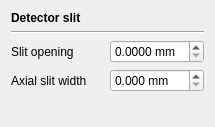
<?xml version="1.0" encoding="UTF-8"?>
<ui version="4.0">
 <class>OpticsConfigPageDslitForm</class>
 <widget class="QWidget" name="OpticsConfigPageDslitForm">
  <property name="geometry">
   <rect>
    <x>0</x>
    <y>0</y>
    <width>215</width>
    <height>127</height>
   </rect>
  </property>
  <property name="windowTitle">
   <string>Form</string>
  </property>
  <layout class="QGridLayout" name="gridLayout">
   <item row="2" column="0">
    <widget class="QLabel" name="label_3">
     <property name="text">
      <string>Slit opening</string>
     </property>
    </widget>
   </item>
   <item row="3" column="0">
    <widget class="QLabel" name="label_2">
     <property name="text">
      <string>Axial slit width</string>
     </property>
    </widget>
   </item>
   <item row="1" column="0" colspan="2">
    <widget class="Line" name="line">
     <property name="orientation">
      <enum>Qt::Horizontal</enum>
     </property>
    </widget>
   </item>
   <item row="0" column="0" colspan="2">
    <widget class="QLabel" name="label">
     <property name="font">
      <font>
       <weight>75</weight>
       <bold>true</bold>
      </font>
     </property>
     <property name="text">
      <string>Detector slit</string>
     </property>
    </widget>
   </item>
   <item row="2" column="1">
    <widget class="QDoubleSpinBox" name="doubleSpinBoxDetW">
     <property name="toolTip">
      <string>DetW</string>
     </property>
     <property name="suffix">
      <string> mm</string>
     </property>
     <property name="decimals">
      <number>4</number>
     </property>
     <property name="maximum">
      <double>10.000000000000000</double>
     </property>
     <property name="singleStep">
      <double>0.010000000000000</double>
     </property>
    </widget>
   </item>
   <item row="3" column="1">
    <widget class="QDoubleSpinBox" name="doubleSpinBoxDetH">
     <property name="toolTip">
      <string>DetH</string>
     </property>
     <property name="suffix">
      <string> mm</string>
     </property>
     <property name="decimals">
      <number>3</number>
     </property>
    </widget>
   </item>
   <item row="4" column="0">
    <spacer name="verticalSpacer">
     <property name="orientation">
      <enum>Qt::Vertical</enum>
     </property>
     <property name="sizeHint" stdset="0">
      <size>
       <width>20</width>
       <height>40</height>
      </size>
     </property>
    </spacer>
   </item>
  </layout>
 </widget>
 <tabstops>
  <tabstop>doubleSpinBoxDetW</tabstop>
  <tabstop>doubleSpinBoxDetH</tabstop>
 </tabstops>
 <resources/>
 <connections/>
</ui>
